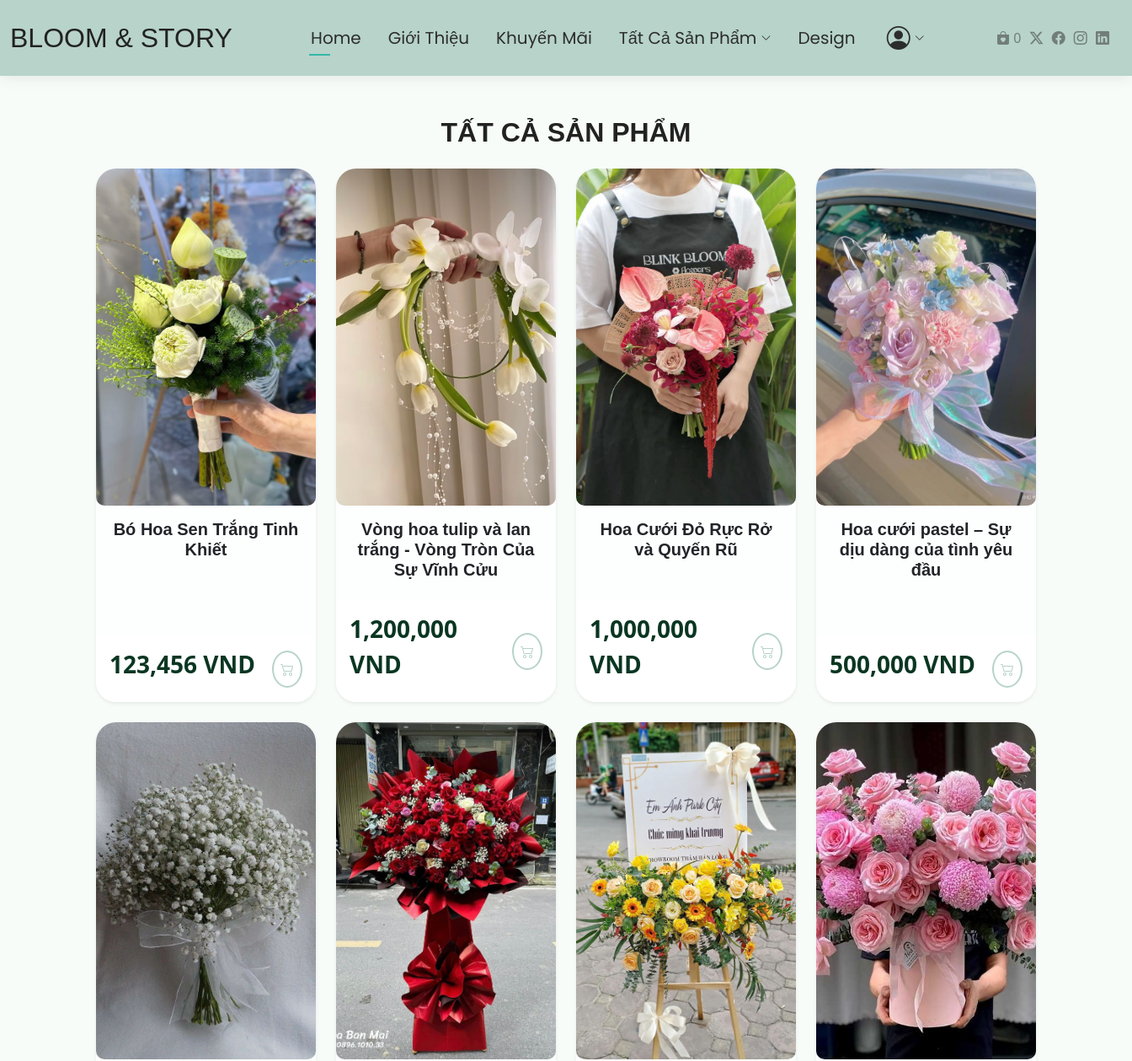
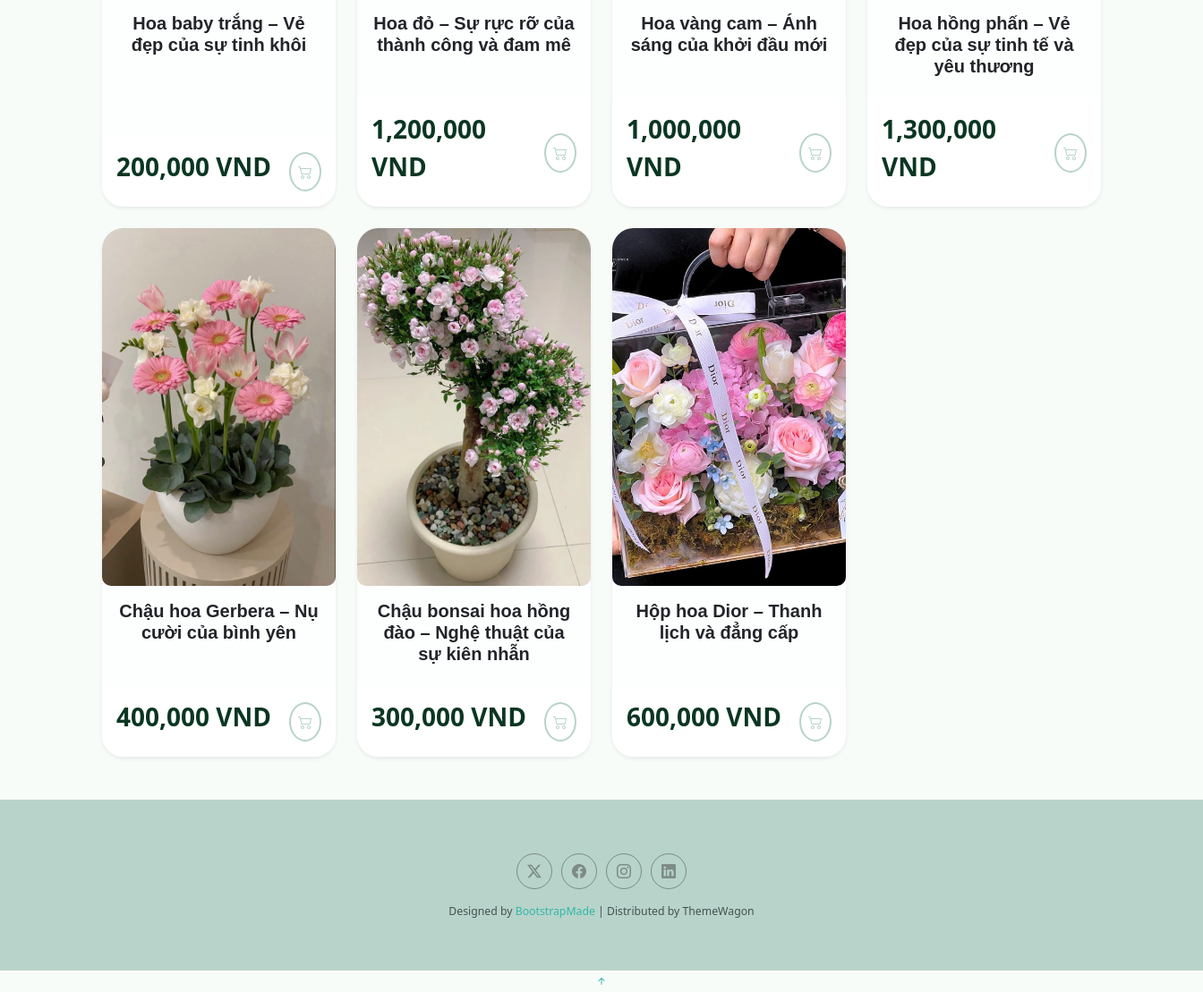
The app's page /dropdown/all_flower/ with its own data (2 pictures, top to bottom).
### product/models.py (models this page shows, shortened)
class Product(models.Model):
    STATUS_CHOICES = [
        ('available', 'Còn hàng'),
        ('out_of_stock', 'Hết hàng'),
    ]
    category = models.ForeignKey(
        Category,
        on_delete=models.CASCADE,
        related_name='products',
        null=True,
        blank=True
    )
    name = models.CharField(max_length=100)
    price = models.FloatField()
    description = models.TextField()
    image = models.ImageField(upload_to='products/', null=True, blank=True)
    is_featured = models.BooleanField(default=False)
    status = models.CharField(
        max_length=20,
        choices=STATUS_CHOICES,
        default='available',
    )

### first_app/views.py (the view)
class AllFlowerView(ListView):
    model = Product
    template_name = "dropdown/all_flower.html"
    context_object_name = "products"
    def get_context_data(self, **kwargs):
        context = super().get_context_data(**kwargs)
        context['category'] = {'name': 'Tất cả sản phẩm'}
        return context

### cart/context_processors.py (called while the page is built)
def cart_total_quantity(request):
    if request.user.is_authenticated:
        total_quantity = CartItem.objects.filter(user=request.user).aggregate(
            Sum('quantity')
        )['quantity__sum'] or 0
    else:
        cart = request.session.get('cart', {})
        total_quantity = sum(item['quantity'] for item in cart.values())
    print("Session cart:", request.session.get('cart'))
    return {'cart_total_quantity': total_quantity}

### first_project/templates/dropdown/all_flower.html (shortened to what this page needs)
{% extends 'base.html' %}
{% load static %}
{% load humanize %}
{% block content %}
<div class="container my-5">
  <h2 class="text-center text-uppercase fw-bold mb-4">{{ category.name }}</h2>
  <div class="row g-4">
    {% if products %}
      {% for product in products %}
      <div class="col-6 col-md-4 col-lg-3">
        <div class="card product-card shadow-sm border-0 h-100">
          <div class="image-wrapper">
            <img src="{{ product.image.url }}" class="product-img" alt="{{ product.name }}">
          </div>
          <div class="card-body text-center">
            <h5 class="card-title text-dark fw-semibold">
              <a href="{% url 'product_detail' product.id %}"
                 class="product-link text-decoration-none text-dark">
                 {{ product.name }}
              </a>
            </h5>
          </div>
          <div class="card-footer bg-white d-flex justify-content-between align-items-center border-0">
              <p class="product-price">{{ product.price|floatformat:0|intcomma }} VND</p> <p>
            <form action="{% url 'cart:add_to_cart' product.id %}" method="POST" class="m-0 p-0">
              <button
                  class="btn btn-outline-success rounded-circle p-2 add-to-cart-btn"
                  data-product-id="{{ product.id }}">
                  <i class="bi bi-cart2"></i>
              </button>
            </form>
          </div>
        </div>
      </div>
      {% endfor %}
    {% else %}
      <p class="text-center text-muted">Hiện chưa có sản phẩm trong danh mục này.</p>
    {% endif %}
  </div>
</div>
{% endblock %}

### first_project/static/assets/css/main.css (style rules this page uses)
:root { --default-font: "Roboto", system-ui, -apple-system, "Segoe UI", Roboto, "Helvetica Neue", Arial, "Noto Sans", "Liberation Sans", sans-serif, "Apple Color Emoji", "Segoe UI Emoji", "Segoe UI Symbol", "Noto Color Emoji"; --heading-font: "Raleway", sans-serif; --nav-font: "Poppins", sans-serif; }
:root { --background-color: #ffffff; --default-color: #444444; --heading-color: #222222; --accent-color: #34b7a7; --surface-color: #ffffff; --contrast-color: #ffffff; }
:root { --nav-color: #333; --nav-hover-color: #34b7a7; --nav-mobile-background-color: #ffffff; --nav-dropdown-background-color: #ffffff; --nav-dropdown-color: #444444; --nav-dropdown-hover-color: #34b7a7; }
:root { scroll-behavior: smooth; }
body { color: var(--default-color); background-color: var(--background-color); font-family: var(--default-font); }
a { color: var(--accent-color); text-decoration: none; transition: 0.3s; }
h1, h2, h3, h4, h5, h6 { color: var(--heading-color); font-family: var(--heading-font); }
.product-card { border-radius: 15px; overflow: hidden; transition: transform 0.3s ease, box-shadow 0.3s ease; }
.image-wrapper { width: 300px; height: 300px; overflow: hidden; position: relative; }
.product-img { width: 100%; height: 100%; object-fit: contain; }
.product-img { max-width: 100%; height: auto; display: block; margin: 0 auto; }
.btn-outline-success { border: 2px solid #B7D3CA; color: #B7D3CA; }

### accounts/static/css/account.css (style rules this page uses)
body { font-family: 'Segoe UI', sans-serif; background-color: #f8f8f8; }
body { background-color: #f8f9fa; font-family: 'Segoe UI', Tahoma, Geneva, Verdana, sans-serif; }

### product/static/css/product.css (style rules this page uses)
.product-img { max-width: 100%; max-height: 100%; height: 400px; object-fit: cover; border-radius: 8px; display: block; margin: auto; border-radius: 10px; }
.product-price { color: #0a3622; font-size: 28px; font-weight: 700; margin-top: 5px; }
.image-wrapper { width: 100%; height: 400px; overflow: hidden; position: relative; }

### orders/static/css/checkout.css (style rules this page uses)
body { background-color: #f0fdf9; font-family: 'Segoe UI', sans-serif; }
body { background: #f8fcf9; }
.card { background: #ffffffcc; border-radius: 1.5rem; }

### records on screen
Product: image (picture), name "Bó Hoa Sen Trắng Tinh Khiết", price "123,456"
Product: image (picture), name "Vòng hoa tulip và lan trắng - Vòng Tròn Của Sự Vĩnh Cửu", price "1,200,000"
Product: image (picture), name "Hoa Cưới Đỏ Rực Rở và Quyến Rũ", price "1,000,000"
Product: image (picture), name "Hoa cưới pastel – Sự dịu dàng của tình yêu đầu", price "500,000"
Product: image (picture), name "Hoa baby trắng – Vẻ đẹp của sự tinh khôi", price "200,000"
Product: image (picture), name "Hoa đỏ – Sự rực rỡ của thành công và đam mê", price "1,200,000"
Product: image (picture), name "Hoa vàng cam – Ánh sáng của khởi đầu mới", price "1,000,000"
Product: image (picture), name "Hoa hồng phấn – Vẻ đẹp của sự tinh tế và yêu thương", price "1,300,000"
Product: image (picture), name "Chậu hoa Gerbera – Nụ cười của bình yên", price "400,000"
Product: image (picture), name "Chậu bonsai hoa hồng đào – Nghệ thuật của sự kiên nhẫn", price "300,000"
Product: image (picture), name "Hộp hoa Dior – Thanh lịch và đẳng cấp", price "600,000"

### other values on screen
{{ cart_total_quantity }} "0"
{{ category.name }} "TẤT CẢ SẢN PHẨM"
